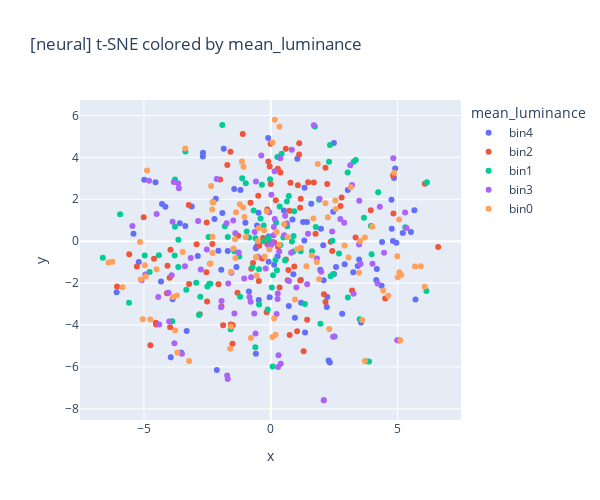
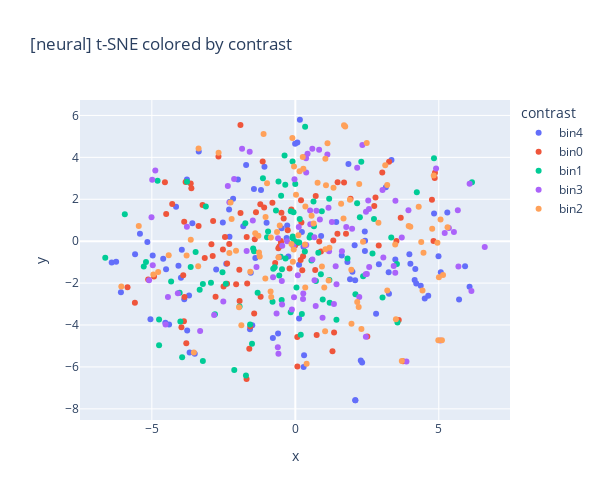
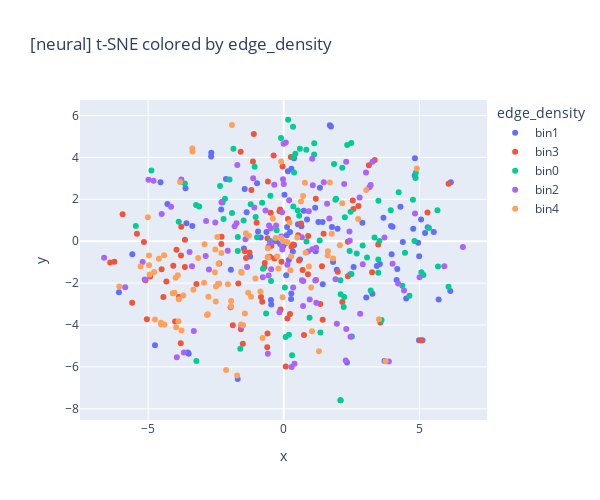
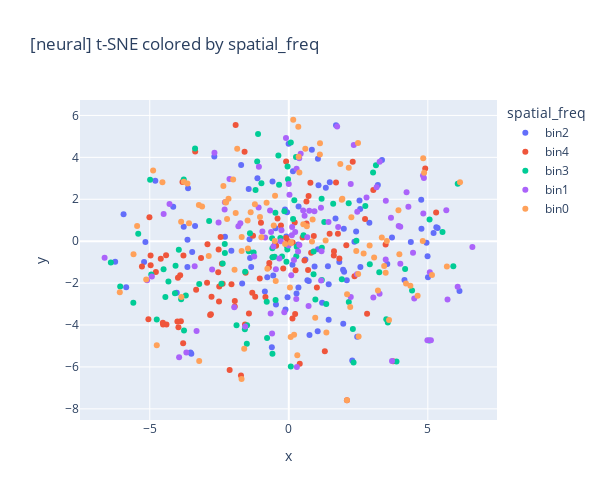

The cell these charts' notebook holds for them, in order:
### Code cell
def mean_luminance(img_tensor):
    return img_tensor.mean().item()

def contrast(img_tensor):
    return img_tensor.std().item()

def edge_density(img_tensor):
    gray = TF.rgb_to_grayscale(img_tensor)
    sobel_x = torch.tensor([[-1, 0, 1], [-2, 0, 2], [-1, 0, 1]]).view(1, 1, 3, 3).float()
    sobel_y = sobel_x.transpose(2, 3)
    gx = F.conv2d(gray.unsqueeze(0), sobel_x, padding=1)
    gy = F.conv2d(gray.unsqueeze(0), sobel_y, padding=1)
    grad_mag = torch.sqrt(gx**2 + gy**2)
    return grad_mag.mean().item()

def spatial_freq(img_tensor):
    gray = TF.rgb_to_grayscale(img_tensor).squeeze()
    fft = torch.fft.fft2(gray)
    magnitude = torch.abs(fft)
    return magnitude.mean().item()

def compute_metrics(image_dataset, metric_fns):
    records = []
    for img_tensor, _ in image_dataset:
        img_tensor = img_tensor.detach().cpu()
        record = {name: fn(img_tensor) for name, fn in metric_fns.items()}
        records.append(record)
    return pd.DataFrame(records)

def bin_and_score(tsne_coords, df_metrics, n_bins=5, method="quantile"):
    results = []

    for metric in df_metrics.columns:
        if method == "quantile":
            labels = pd.qcut(df_metrics[metric], q=n_bins, labels=False, duplicates="drop")
        else:
            labels = pd.cut(df_metrics[metric], bins=n_bins, labels=False)
        
        if len(np.unique(labels)) < 2:
            sil_score = np.nan
        else:
            sil_score = silhouette_score(tsne_coords, labels)
        
        results.append({
            "metric": metric,
            "silhouette_score": sil_score
        })

    return pd.DataFrame(results)

def plot_tsne(tsne_coords, labels, label_name, layer):
    df_plot = pd.DataFrame(tsne_coords, columns=["x", "y"])
    df_plot[label_name] = labels
    fig = px.scatter(df_plot, x="x", y="y", color=df_plot[label_name].astype(str),
                     title=f"[{layer}] t-SNE colored by {label_name}", width=600, height=500)
    fig.show()

metric_fns = {
    "mean_luminance": mean_luminance,
    "contrast": contrast,
    "edge_density": edge_density,
    "spatial_freq": spatial_freq
}

df_metrics = compute_metrics(subset_image_dataset, metric_fns)

# Compute for neural data
scores_df = bin_and_score(neural_tsne_feats, df_metrics, n_bins=5, method="quantile")
print(scores_df)
for metric in df_metrics.columns:
    labels = pd.qcut(df_metrics[metric], q=5, labels=[f"bin{i}" for i in range(5)], duplicates="drop")
    plot_tsne(neural_tsne_feats, labels, label_name=metric, layer='neural')

from sklearn.linear_model import LinearRegression
r2 = LinearRegression().fit(df_metrics[["edge_density"]], neural_tsne_feats).score(df_metrics[["edge_density"]], neural_tsne_feats)
print(f"Neural: R² from edge_density to t-SNE: {r2:.3f}")

# Compute for model layers
for layer, tsne_feats in layerwise_tsne_feats.items():
    scores_df = bin_and_score(tsne_feats, df_metrics, n_bins=5, method="quantile")
    print(scores_df)

    for metric in df_metrics.columns:
        labels = pd.qcut(df_metrics[metric], q=5, labels=[f"bin{i}" for i in range(5)], duplicates="drop")
        plot_tsne(tsne_feats, labels, label_name=metric, layer=layer)

    r2 = LinearRegression().fit(df_metrics[["edge_density"]], tsne_feats).score(df_metrics[["edge_density"]], tsne_feats)
    print(f"{layer}: R² from edge_density to t-SNE: {r2:.3f}")
